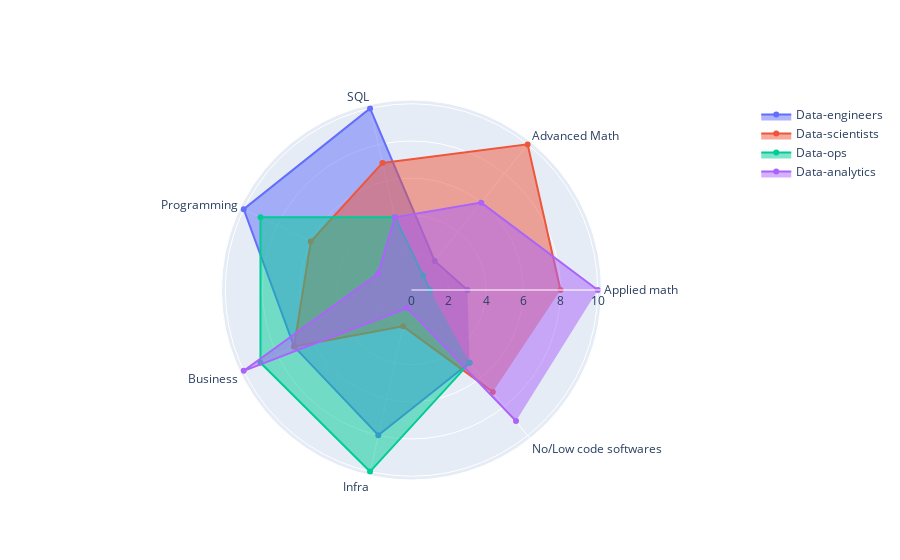

Write notebook code for a chart like this one.
### Code cell
from pandas import DataFrame


#READ SKILL DATASET
def readData() -> list:
    import pandas as pd
    df = pd.read_csv(r'../data/skill-dataset.csv',sep=';')
    return df


#MAKE VARIABLES FOR PLOT GRAPHICS
def variables() -> [DataFrame, list, list]:
    df = readData()
    dfWithoutRole = df[['Applied math','Advanced Math','SQL','Programming','Business','Infra','No/Low code softwares']]
    categories = list(dfWithoutRole.columns)
    positions = df['Role'].tolist()

    return dfWithoutRole,categories,positions


#PLOT GRAPHICS
def matplotCharts():
    import matplotlib.pyplot as plt
    import numpy as np

    dfM, categories, positions = variables()
    df = readData()

    for num,role in enumerate(positions):
        fig, ax = plt.subplots(figsize=(7, 7), subplot_kw=dict(polar=True))
        label_loc = np.linspace(0, 2 * np.pi, len(categories), endpoint=False).tolist()
        mean = str(df['Mean'].iloc[num])
        plt.title(f"{role} skill set. Mean pts {mean}")
        ax.set_theta_offset(np.pi / 2)
        ax.set_theta_direction(-1)
        values = dfM.iloc[num].tolist()
        ax.fill(label_loc,values,label=role)
        ax.set_thetagrids(np.degrees(label_loc),labels=categories)

#PLOTS DYNAMIC CHARTS
def plotlyCharts():
    import plotly.graph_objects as go
    dfM, categories, positions = variables()
    df = readData()

    fig = go.Figure()

    for n,pos in enumerate(positions):
        fig.add_trace(go.Scatterpolar(
            r = dfM.iloc[n].tolist(),
            theta=categories,
            fill='toself',
            name=pos
        ))

    fig.show()

matplotCharts()
plotlyCharts()

### Figure 1 — Plotly figure (JSON) as saved in the notebook; plotly's stock layout.template omitted (floating-point values rounded to 4 significant figures)
{"data": [{"fill": "toself", "name": "Data-engineers", "r": [3, 2, 10, 10, 7, 8, 5], "theta": ["Applied math", "Advanced Math", "SQL", "Programming", "Business", "Infra", "No/Low code softwares"], "type": "scatterpolar"}, {"fill": "toself", "name": "Data-scientists", "r": [8, 10, 7, 6, 7, 2, 7], "theta": ["Applied math", "Advanced Math", "SQL", "Programming", "Business", "Infra", "No/Low code softwares"], "type": "scatterpolar"}, {"fill": "toself", "name": "Data-ops", "r": [1, 1, 4, 9, 9, 10, 5], "theta": ["Applied math", "Advanced Math", "SQL", "Programming", "Business", "Infra", "No/Low code softwares"], "type": "scatterpolar"}, {"fill": "toself", "name": "Data-analytics", "r": [10, 6, 4, 2, 10, 1, 9], "theta": ["Applied math", "Advanced Math", "SQL", "Programming", "Business", "Infra", "No/Low code softwares"], "type": "scatterpolar"}], "layout": {}}
